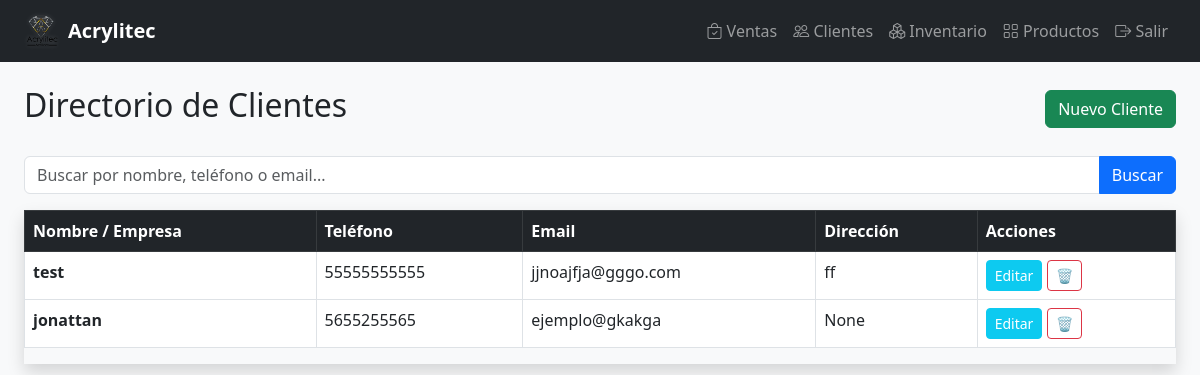
/clientes/, run on an earlier commit of the app's database.
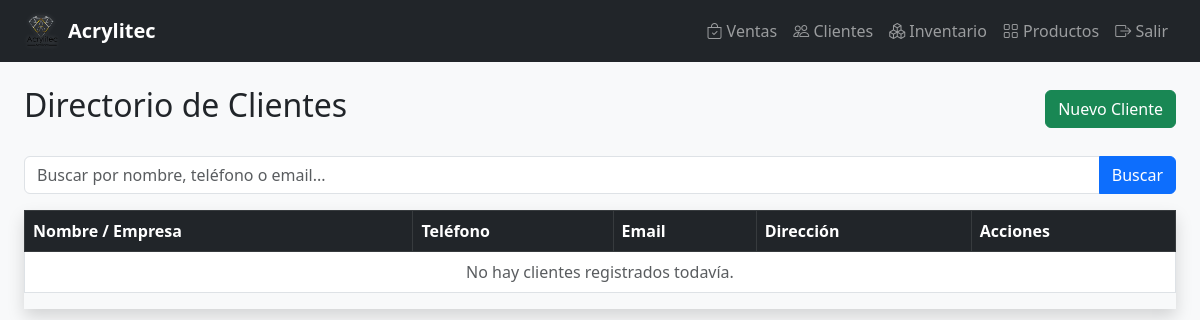
And on a later commit of the database.
### gestion/models.py (models this page shows)
class Clientes(models.Model):
    id_cliente = models.AutoField(primary_key=True)
    nombre = models.CharField(max_length=100, blank=True, null=True)
    telefono = models.CharField(max_length=100, blank=True, null=True)
    email = models.CharField(max_length=100, blank=True, null=True)
    direccion = models.TextField(blank=True, null=True)
    class Meta:
        managed = True
        db_table = 'clientes'
        verbose_name = "Cliente"
        verbose_name_plural = "Clientes"

### gestion/views.py (the view)
# urls.py: path('clientes/', views.lista_clientes, name='lista_clientes'),
def lista_clientes(request):
    query = request.GET.get('q', '')
    clientes = Clientes.objects.all()
    if query:
        clientes = clientes.filter(
            Q(nombre__icontains=query) |
            Q(telefono__icontains=query) |
            Q(email__icontains=query)
        )
    return render(request, 'gestion/clientes_list.html', {
        'clientes': clientes,
        'query': query
    })

### gestion/templates/gestion/clientes_list.html (shortened to what this page needs)
{% extends 'gestion/base.html' %}
{% block content %}
<div class="d-flex justify-content-between align-items-center mb-4">
    <h2>Directorio de Clientes</h2>
    <a href="{% url 'crear_cliente' %}" class="btn btn-success">
         Nuevo Cliente
    </a>
</div>
<form method="GET" action="">
    <div class="input-group mb-3">
        <input type="text" class="form-control" name="q" value="{{ query }}"
            placeholder="Buscar por nombre, teléfono o email...">
        <button class="btn btn-primary" type="submit">
             Buscar
        </button>
    </div>
</form>
<div class="table-responsive shadow">
    <table class="table table-hover table-bordered">
        <thead class="table-dark">
            <tr>
                <th>Nombre / Empresa</th>
                <th>Teléfono</th>
                <th>Email</th>
                <th>Dirección</th>
                <th>Acciones</th>
            </tr>
        </thead>
        <tbody>
            {% for cliente in clientes %}
            <tr>
                <td><strong>{{ cliente.nombre }}</strong></td>
                <td>{{ cliente.telefono|default:"---" }}</td>
                <td>{{ cliente.email|default:"---" }}</td>
                <td>{{ cliente.direccion|truncatewords:10 }}</td>
                <td>
                    <button class="btn btn-sm btn-info text-white">Editar</button>
                    <a href="{% url 'eliminar_cliente' cliente.id_cliente %}" class="btn btn-sm btn-outline-danger"
                        title="Eliminar cliente">
                        🗑️
                    </a>
                </td>
            </tr>
            {% empty %}
            <tr>
                <td colspan="5" class="text-center text-muted">No hay clientes registrados todavía.</td>
            </tr>
            {% endfor %}
        </tbody>
    </table>
</div>
{% endblock %}

What changed in the data, as far as the page shows it:
removed Clientes: nombre "test", telefono "55555555555", email "jjnoajfja@gggo.com", direccion "ff"
removed Clientes: nombre "jonattan", telefono "5655255565", email "ejemplo@gkakga", direccion "None"
Also different on the page:
text now shown: "No hay clientes registrados todavía."
